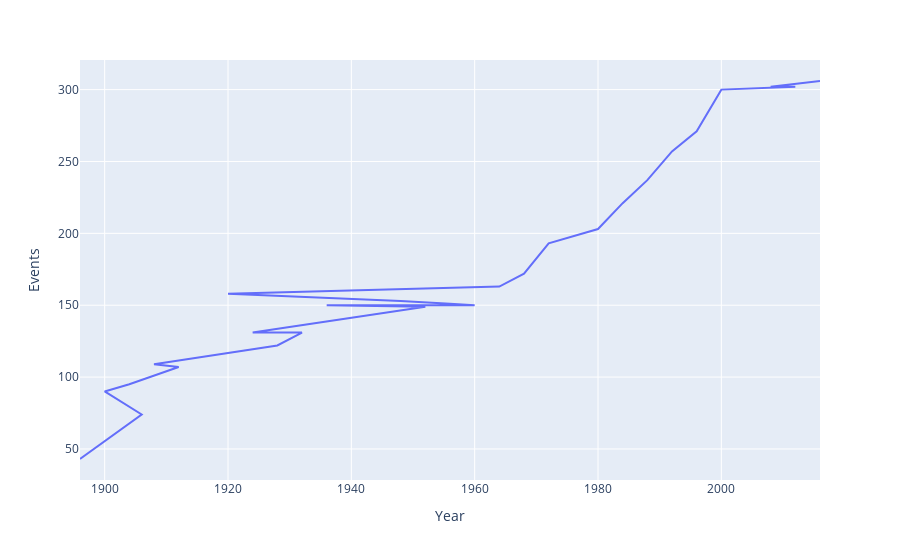

The notebook cell this image was saved under:
### Code cell
import plotly.express as px
fig = px.line(event_year,x='Year',y='Events')
fig.show()

### Figure 1 — Plotly figure (JSON) as saved in the notebook; plotly's stock layout.template omitted (floating-point values rounded to 4 significant figures)
{"data": [{"hovertemplate": "Year=%{x}<br>Events=%{y}<extra></extra>", "legendgroup": "", "line": {"color": "#636efa", "dash": "solid"}, "marker": {"symbol": "circle"}, "mode": "lines", "name": "", "orientation": "v", "showlegend": false, "type": "scatter", "x": [2016, 2008, 2012, 2004, 2000, 1996, 1992, 1988, 1984, 1980, 1976, 1972, 1968, 1964, 1920, 1948, 1956, 1960, 1936, 1952, 1924, 1932, 1928, 1908, 1912, 1904, 1900, 1906, 1896], "xaxis": "x", "y": [306, 302, 302, 301, 300, 271, 257, 237, 221, 203, 198, 193, 172, 163, 158, 153, 151, 150, 150, 149, 131, 131, 122, 109, 107, 95, 90, 74, 43], "yaxis": "y"}], "layout": {"legend": {"tracegroupgap": 0}, "margin": {"t": 60}, "xaxis": {"anchor": "y", "domain": [0, 1], "title": {"text": "Year"}}, "yaxis": {"anchor": "x", "domain": [0, 1], "title": {"text": "Events"}}}}
